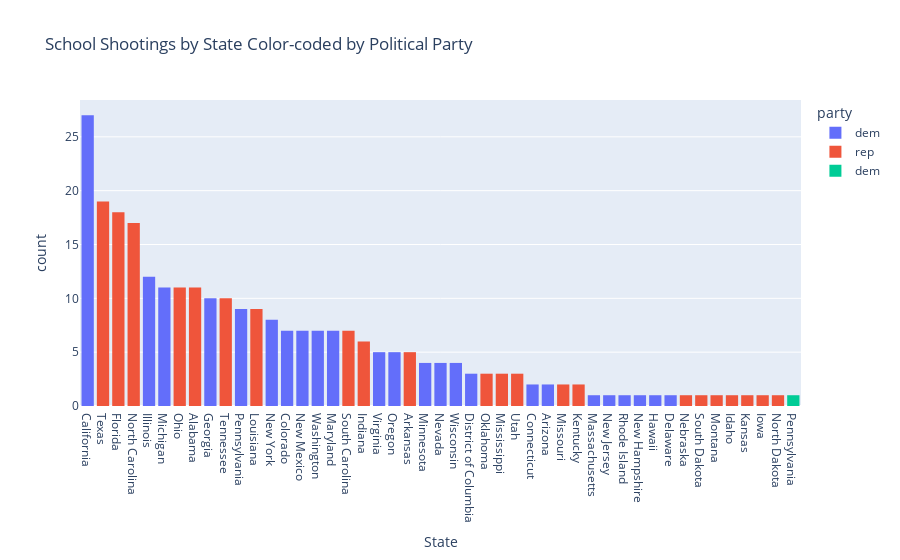

Notebook code for this chart:
### Code cell
# Is there a relation to a states political stance and the amount of school shootings that occur?
political_stance_shootings = px.histogram(
             shootings,
             x='state',
             color='party',
             title='School Shootings by State Color-coded by Political Party',
             labels={"count": "Number of Shootings","state": "State"}
            ).update_xaxes(categoryorder='total descending')
political_stance_shootings.show()

### Figure 1 — Plotly figure (JSON) as saved in the notebook; plotly's stock layout.template omitted (floating-point values rounded to 4 significant figures; data arrays with more than 128 entries replaced by an {"elided": "..."} marker saying what was removed)
{"data": [{"alignmentgroup": "True", "bingroup": "x", "hovertemplate": "party=dem<br>State=%{x}<br>count=%{y}<extra></extra>", "legendgroup": "dem", "marker": {"color": "#636efa", "pattern": {"shape": ""}}, "name": "dem", "offsetgroup": "dem", "orientation": "v", "showlegend": true, "type": "histogram", "x": {"elided": "140 str values"}, "xaxis": "x", "yaxis": "y"}, {"alignmentgroup": "True", "bingroup": "x", "hovertemplate": "party=rep<br>State=%{x}<br>count=%{y}<extra></extra>", "legendgroup": "rep", "marker": {"color": "#EF553B", "pattern": {"shape": ""}}, "name": "rep", "offsetgroup": "rep", "orientation": "v", "showlegend": true, "type": "histogram", "x": {"elided": "133 str values"}, "xaxis": "x", "yaxis": "y"}, {"alignmentgroup": "True", "bingroup": "x", "hovertemplate": "party=dem <br>State=%{x}<br>count=%{y}<extra></extra>", "legendgroup": "dem ", "marker": {"color": "#00cc96", "pattern": {"shape": ""}}, "name": "dem ", "offsetgroup": "dem ", "orientation": "v", "showlegend": true, "type": "histogram", "x": ["Pennsylvania "], "xaxis": "x", "yaxis": "y"}], "layout": {"barmode": "relative", "legend": {"title": {"text": "party"}, "tracegroupgap": 0}, "title": {"text": "School Shootings by State Color-coded by Political Party"}, "xaxis": {"anchor": "y", "categoryorder": "total descending", "domain": [0, 1], "title": {"text": "State"}}, "yaxis": {"anchor": "x", "domain": [0, 1], "title": {"text": "count"}}}}
